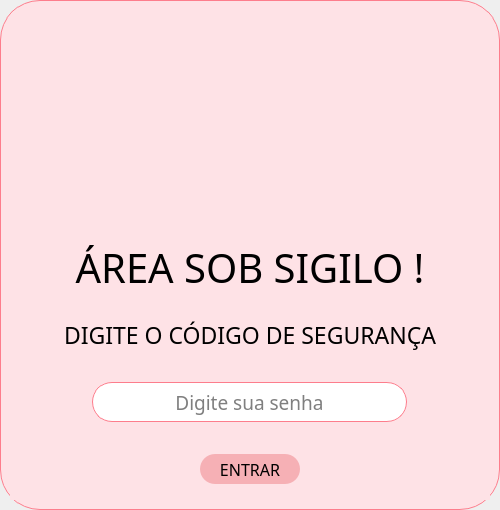
<?xml version="1.0" encoding="UTF-8"?>
<ui version="4.0">
 <class>Dialog</class>
 <widget class="QDialog" name="Dialog">
  <property name="geometry">
   <rect>
    <x>0</x>
    <y>0</y>
    <width>500</width>
    <height>510</height>
   </rect>
  </property>
  <property name="minimumSize">
   <size>
    <width>500</width>
    <height>510</height>
   </size>
  </property>
  <property name="maximumSize">
   <size>
    <width>500</width>
    <height>510</height>
   </size>
  </property>
  <property name="windowTitle">
   <string>Dialog</string>
  </property>
  <property name="styleSheet">
   <string notr="true"/>
  </property>
  <layout class="QHBoxLayout" name="horizontalLayout">
   <property name="spacing">
    <number>0</number>
   </property>
   <property name="leftMargin">
    <number>0</number>
   </property>
   <property name="topMargin">
    <number>0</number>
   </property>
   <property name="rightMargin">
    <number>0</number>
   </property>
   <property name="bottomMargin">
    <number>0</number>
   </property>
   <item>
    <widget class="QFrame" name="frame">
     <property name="styleSheet">
      <string notr="true">background-color: #FEE2E6; border: 1px solid #FD7D8C; border-radius: 40px</string>
     </property>
     <property name="frameShape">
      <enum>QFrame::StyledPanel</enum>
     </property>
     <property name="frameShadow">
      <enum>QFrame::Raised</enum>
     </property>
     <layout class="QVBoxLayout" name="verticalLayout">
      <item>
       <widget class="QFrame" name="frame_4">
        <property name="layoutDirection">
         <enum>Qt::LeftToRight</enum>
        </property>
        <property name="styleSheet">
         <string notr="true">border: none</string>
        </property>
        <property name="frameShape">
         <enum>QFrame::StyledPanel</enum>
        </property>
        <property name="frameShadow">
         <enum>QFrame::Raised</enum>
        </property>
        <layout class="QHBoxLayout" name="horizontalLayout_2">
         <property name="spacing">
          <number>0</number>
         </property>
         <property name="leftMargin">
          <number>0</number>
         </property>
         <property name="topMargin">
          <number>0</number>
         </property>
         <property name="rightMargin">
          <number>0</number>
         </property>
         <property name="bottomMargin">
          <number>0</number>
         </property>
         <item>
          <widget class="QLabel" name="label">
           <property name="minimumSize">
            <size>
             <width>220</width>
             <height>220</height>
            </size>
           </property>
           <property name="maximumSize">
            <size>
             <width>220</width>
             <height>220</height>
            </size>
           </property>
           <property name="text">
            <string/>
           </property>
           <property name="pixmap">
            <pixmap>icons/ciber-seguranca.png</pixmap>
           </property>
           <property name="scaledContents">
            <bool>true</bool>
           </property>
           <property name="alignment">
            <set>Qt::AlignCenter</set>
           </property>
          </widget>
         </item>
        </layout>
       </widget>
      </item>
      <item>
       <widget class="QLabel" name="label_2">
        <property name="font">
         <font>
          <family>Abel</family>
          <pointsize>30</pointsize>
         </font>
        </property>
        <property name="styleSheet">
         <string notr="true">border: none</string>
        </property>
        <property name="text">
         <string>ÁREA SOB SIGILO !</string>
        </property>
        <property name="alignment">
         <set>Qt::AlignCenter</set>
        </property>
       </widget>
      </item>
      <item>
       <widget class="QLabel" name="label_3">
        <property name="font">
         <font>
          <family>Abel</family>
          <pointsize>17</pointsize>
         </font>
        </property>
        <property name="styleSheet">
         <string notr="true">border: none</string>
        </property>
        <property name="text">
         <string>DIGITE O CÓDIGO DE SEGURANÇA</string>
        </property>
        <property name="alignment">
         <set>Qt::AlignCenter</set>
        </property>
       </widget>
      </item>
      <item>
       <widget class="QFrame" name="frame_2">
        <property name="styleSheet">
         <string notr="true">border: none</string>
        </property>
        <property name="frameShape">
         <enum>QFrame::StyledPanel</enum>
        </property>
        <property name="frameShadow">
         <enum>QFrame::Raised</enum>
        </property>
        <layout class="QHBoxLayout" name="horizontalLayout_3">
         <property name="spacing">
          <number>0</number>
         </property>
         <property name="leftMargin">
          <number>0</number>
         </property>
         <property name="topMargin">
          <number>0</number>
         </property>
         <property name="rightMargin">
          <number>0</number>
         </property>
         <property name="bottomMargin">
          <number>0</number>
         </property>
         <item>
          <widget class="QLineEdit" name="input_entrar_area_sigilo">
           <property name="minimumSize">
            <size>
             <width>315</width>
             <height>40</height>
            </size>
           </property>
           <property name="maximumSize">
            <size>
             <width>315</width>
             <height>40</height>
            </size>
           </property>
           <property name="font">
            <font>
             <family>Abel</family>
             <pointsize>14</pointsize>
            </font>
           </property>
           <property name="styleSheet">
            <string notr="true">QLineEdit{border-radius:20px; border: 1px solid #FD7D8C; background-color: #fff; padding-left: 0.5em; padding-right: 0.5em}
</string>
           </property>
           <property name="inputMethodHints">
            <set>Qt::ImhHiddenText|Qt::ImhNoAutoUppercase|Qt::ImhNoPredictiveText|Qt::ImhSensitiveData</set>
           </property>
           <property name="echoMode">
            <enum>QLineEdit::Password</enum>
           </property>
           <property name="alignment">
            <set>Qt::AlignCenter</set>
           </property>
           <property name="placeholderText">
            <string>Digite sua senha</string>
           </property>
          </widget>
         </item>
        </layout>
       </widget>
      </item>
      <item>
       <widget class="QFrame" name="frame_3">
        <property name="styleSheet">
         <string notr="true">border: none</string>
        </property>
        <property name="frameShape">
         <enum>QFrame::StyledPanel</enum>
        </property>
        <property name="frameShadow">
         <enum>QFrame::Raised</enum>
        </property>
        <layout class="QHBoxLayout" name="horizontalLayout_4">
         <property name="spacing">
          <number>0</number>
         </property>
         <property name="leftMargin">
          <number>0</number>
         </property>
         <property name="topMargin">
          <number>0</number>
         </property>
         <property name="rightMargin">
          <number>0</number>
         </property>
         <property name="bottomMargin">
          <number>0</number>
         </property>
         <item>
          <widget class="QPushButton" name="btn_entrar_area_sigilo">
           <property name="minimumSize">
            <size>
             <width>100</width>
             <height>30</height>
            </size>
           </property>
           <property name="maximumSize">
            <size>
             <width>100</width>
             <height>30</height>
            </size>
           </property>
           <property name="font">
            <font>
             <family>Abel</family>
             <pointsize>12</pointsize>
            </font>
           </property>
           <property name="cursor">
            <cursorShape>PointingHandCursor</cursorShape>
           </property>
           <property name="styleSheet">
            <string notr="true">QPushButton{
border-radius:15px;
background-color: rgb(246, 176, 181);
border: 2px ;
}
QPushButton:hover{
background-color: rgb(236, 132, 140);}

QPushButton:pressed{
background-color: rgb(246, 176, 181);}
</string>
           </property>
           <property name="text">
            <string>ENTRAR</string>
           </property>
          </widget>
         </item>
        </layout>
       </widget>
      </item>
     </layout>
    </widget>
   </item>
  </layout>
 </widget>
 <resources/>
 <connections/>
</ui>
